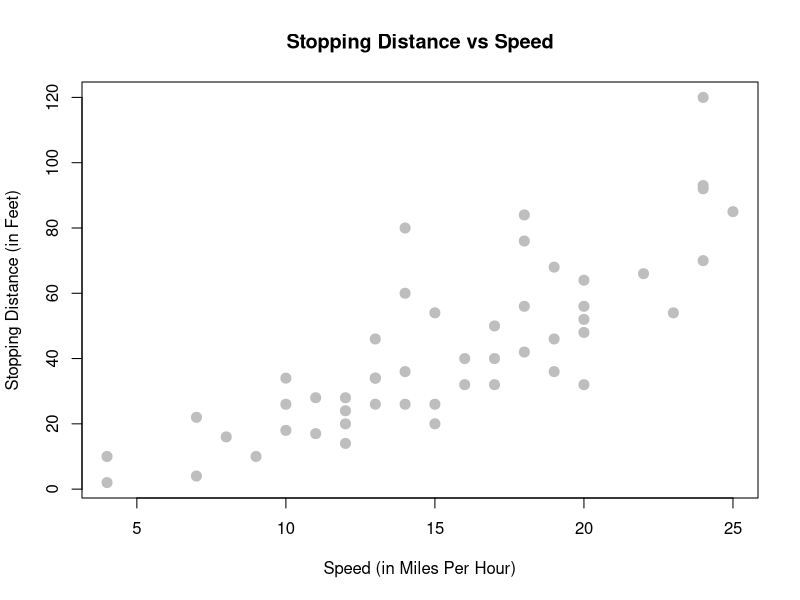
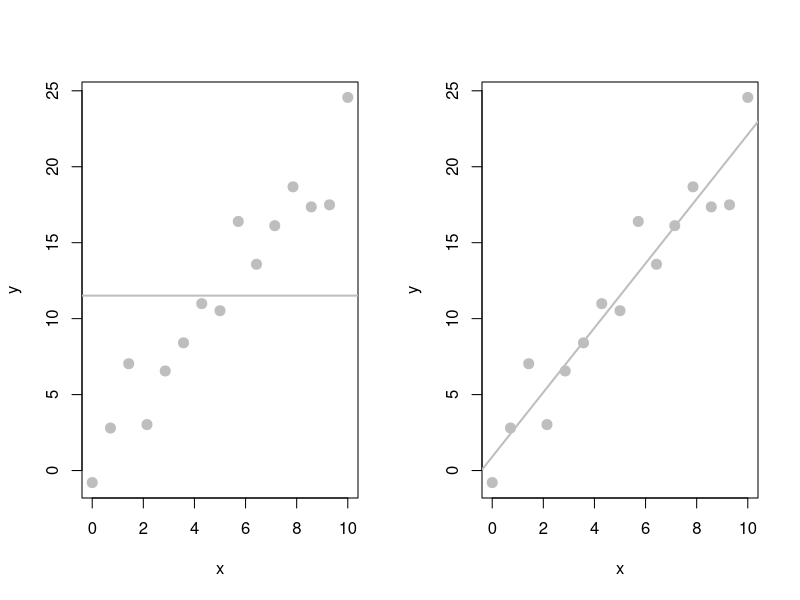
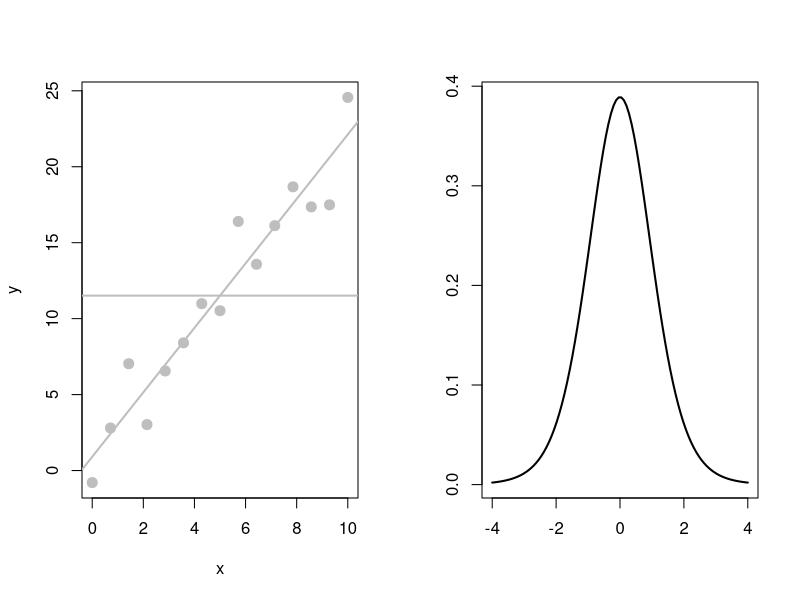

Reproduce these figures in R, in order.
## ---- chunk 1
plot(dist ~ speed, data = cars,
     xlab = "Speed (in Miles Per Hour)",
     ylab = "Stopping Distance (in Feet)",
     main = "Stopping Distance vs Speed",
     pch  = 20,
     cex  = 2,
     col  = "grey")
## ---- chunk 2
generate_data = function(int = 1,
                         slope = 2,
                         sigma = 5,
                         n_obs = 15,
                         x_min = 0,
                         x_max = 10) {
  x = seq(x_min, x_max, length.out = n_obs)
  y = int + slope * x + rnorm(n_obs, 0, sigma)
  fit = lm(y ~ x)
  y_hat = fitted(fit)
  y_bar = rep(mean(y), n_obs)
  data.frame(x, y, y_hat, y_bar)
}
## ---- chunk 3
set.seed(2)
reg_data = generate_data(sigma = 2)
par(mfrow = c(1, 2))
plot(reg_data$x, reg_data$y, main = "", 
     xlab = "x", ylab = "y", pch = 20, cex = 2, col = "grey")
abline(h = mean(reg_data$y), col = "grey", lwd = 2)
plot(reg_data$x, reg_data$y, main = "", 
     xlab = "x", ylab = "y", pch = 20, cex = 2, col = "grey")
fit = lm(y ~ x, data = reg_data)
abline(fit, col = "grey", lwd = 2)
## ---- chunk 4
set.seed(2)
reg_data = generate_data(sigma = 2)
plot(reg_data$x, reg_data$y, main = "", 
     xlab = "x", ylab = "y", pch = 20, cex = 2, col = "grey")
abline(h = mean(reg_data$y), col = "grey", lwd = 2)
fit = lm(y ~ x, data = reg_data)
abline(fit, col = "grey", lwd = 2)
## ---- chunk 5
# define grid of x values
x = seq(-4, 4, length = 100)

# plot curve for t with 10 df
plot(x, dt(x, df = 10), type = "l", lty = 1, lwd = 2,
     xlab = "", ylab = "", main = "")
